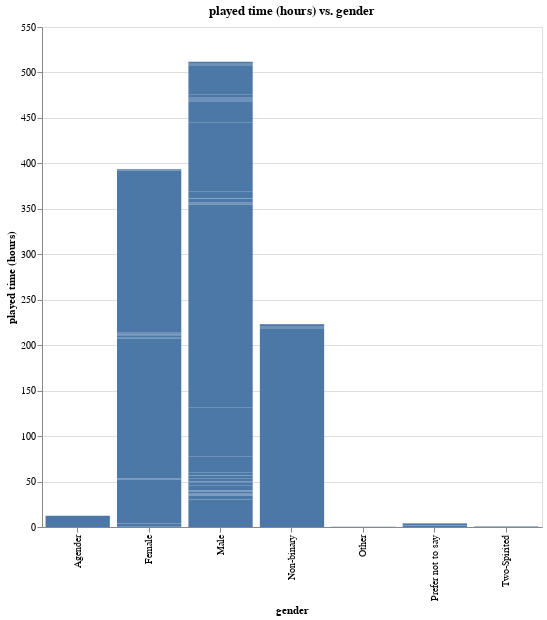

Notebook code for this chart:
### Code cell
plot_4 = alt.Chart(player_data, title = "played time (hours) vs. gender").mark_bar().encode(
    x=alt.X("gender")
        .title(["gender"]),
    y=alt.Y("played_hours")
        .title(["played time (hours)"]),
).configure_axis(titleFontSize=11).properties(height=500,width=500)
plot_4

### Figure 1 — Vega-Lite specification as saved in the notebook (floating-point values rounded to 4 significant figures; data arrays with more than 128 entries replaced by an {"elided": "..."} marker saying what was removed)
{"config": {"view": {"continuousWidth": 300, "continuousHeight": 300}, "axis": {"titleFontSize": 11}}, "data": {"name": "data-6d7f1fd46a3d33e7bdea28f3005f4d7a"}, "mark": {"type": "bar"}, "encoding": {"x": {"field": "gender", "title": ["gender"], "type": "nominal"}, "y": {"field": "played_hours", "title": ["played time (hours)"], "type": "quantitative"}}, "height": 500, "title": "played time (hours) vs. gender", "width": 500, "$schema": "https://vega.github.io/schema/vega-lite/v5.20.1.json", "datasets": {"data-6d7f1fd46a3d33e7bdea28f3005f4d7a": {"elided": "196 records"}}}
